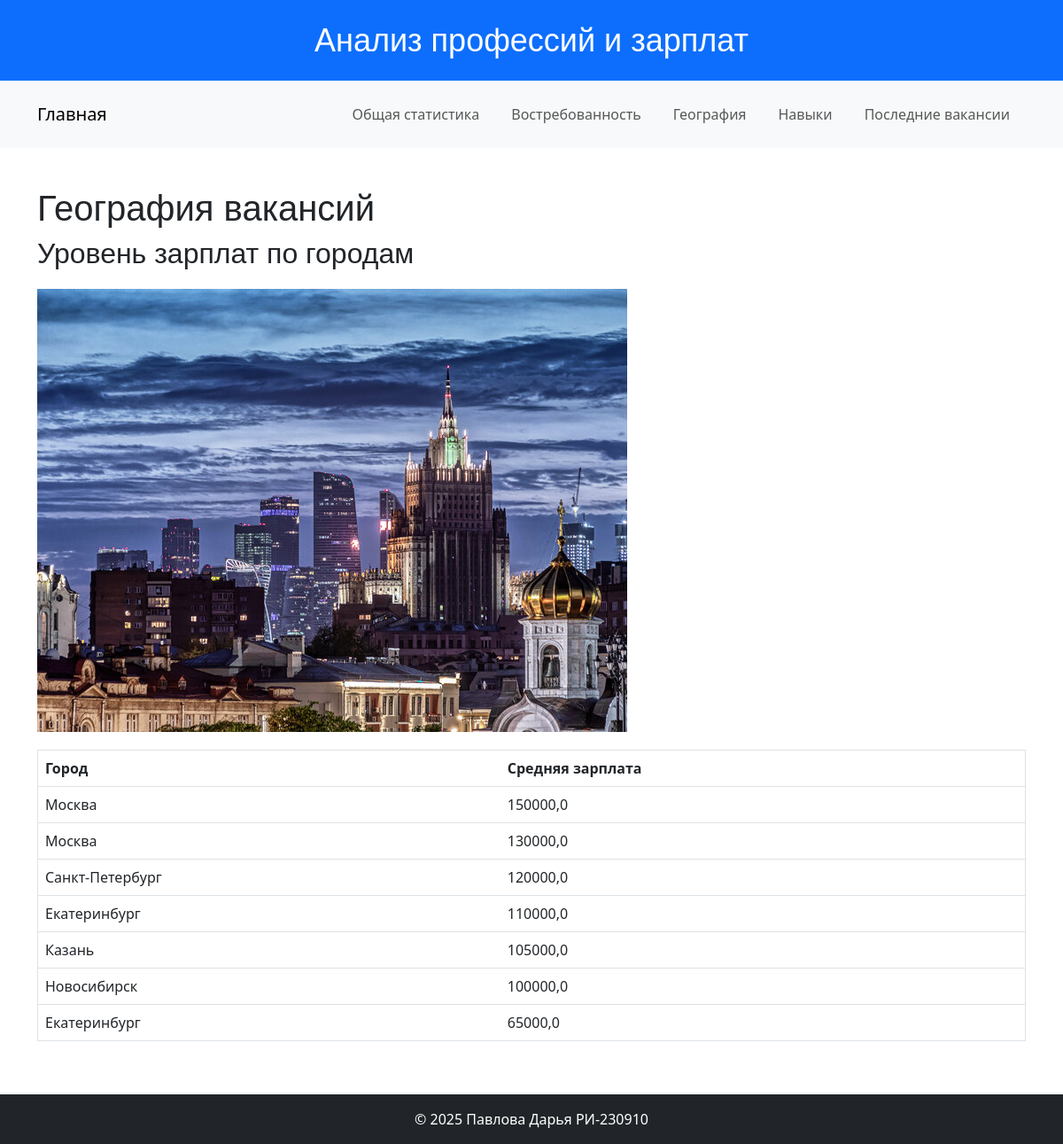
/geo/, run on the app's committed database.
### main/models.py (models this page shows, shortened)
class Geography(models.Model):
    city = models.CharField(max_length=100, verbose_name="Город")
    avg_salary = models.FloatField(verbose_name="Средняя зарплата")
    vacancies_share = models.FloatField(verbose_name="Доля вакансий (%)")

### main/views.py (the view)
# urls.py: path('geo/', views.geo, name='geo'),  # География
def geo(request):
    geography = Geography.objects.all().order_by('-avg_salary')
    context = {'geography': geography}
    return render(request, 'main/geo.html', context)

### main/templates/main/geo.html (shortened to what this page needs)
{% extends 'base.html' %}
{% load static %}
{% block content %}
<h1>География вакансий</h1>
<h2>Уровень зарплат по городам</h2>
<img src="{% static 'images/geo_salary.png' %}" alt="График зарплат по городам">
<table class="table">
    <thead>
        <tr>
            <th>Город</th>
            <th>Средняя зарплата</th>
        </tr>
    </thead>
    <tbody>
        {% for city in geography %}
        <tr>
            <td>{{ city.city }}</td>
            <td>{{ city.avg_salary }}</td>
        </tr>
        {% endfor %}
    </tbody>
</table>
{% endblock %}

### static/css/styles.css (style rules this page uses)
body { font-family: 'Arial', sans-serif; background-color: #f4f4f4; margin: 0; padding: 0; }
h1, h2, h3 { font-family: 'Helvetica', sans-serif; color: #333; }
table { width: 100%; border-collapse: collapse; margin-top: 20px; }
table, th, td { border: 1px solid #ddd; text-align: left; }
th { background-color: #4CAF50; color: white; padding: 10px; }
td { padding: 10px; }
tr:nth-child(even) { background-color: #f2f2f2; }
img { max-width: 100%; height: auto; display: block; margin: 20px 0; }

### data on the page
Geography: city "Москва", avg_salary "150000,0"
Geography: city "Москва", avg_salary "130000,0"
Geography: city "Санкт-Петербург", avg_salary "120000,0"
Geography: city "Екатеринбург", avg_salary "110000,0"
Geography: city "Казань", avg_salary "105000,0"
Geography: city "Новосибирск", avg_salary "100000,0"
Geography: city "Екатеринбург", avg_salary "65000,0"
